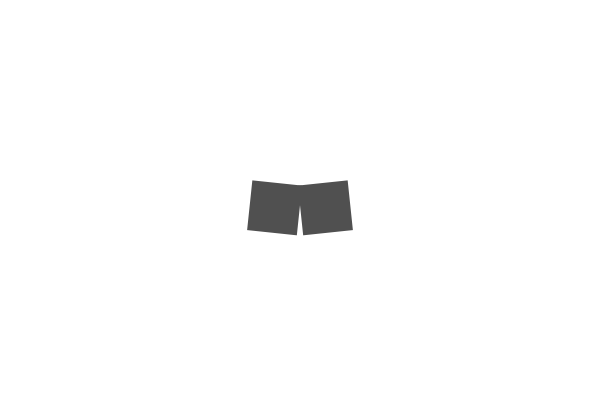
Frame 1 (no input)
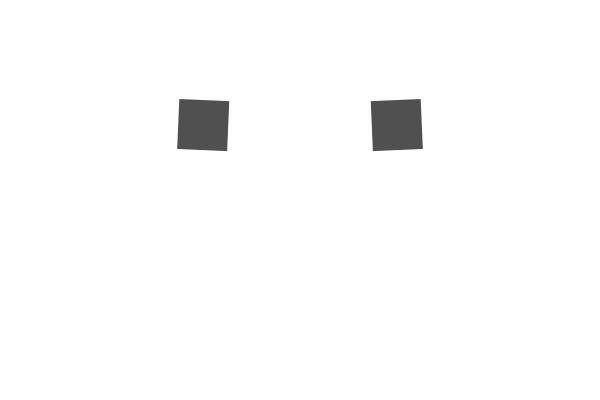
Frame 60 (the mouse pressed at the canvas centre just before this capture)
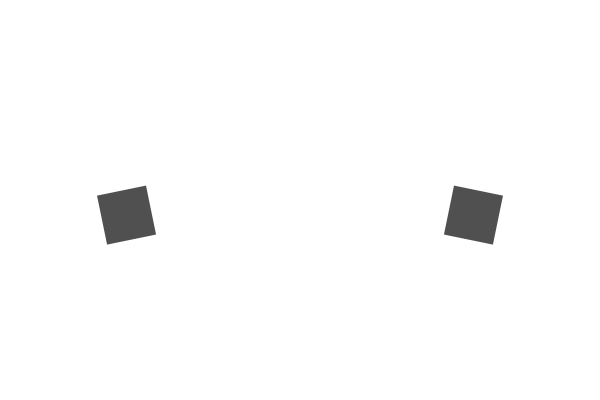
Frame 120 (the mouse held since frame 60 and released just before this capture)

The Processing sketch that drew these frames (run headless with seeded random() and noise(); from frame 60 on, the mouse is pressed at the canvas centre):

// Processing sketch: final5_incomplete
// ── final5_incomplete.pde
// this program rotates two rectangles around a translation point.
// instead of using translation and rotation to create the circular
// motion, use sin and cosine. 

// if you do this successfully, you'll find that the rectangles 
// move in a circle, but don't spin on their own axis anymore.
// at this point, add a translation to recreate the original motion 
// exactly. 

// the solution will therefore involve the use of sin/cos for the
// circular motion, and a translation/rotation for the rect's rotation,
// instead of the two translation and one rotation operation that is 
// currently in place for each rectangle. 

float amplitude = 75;
float theta = 0;
float increment = TWO_PI/300;
float cos;


void setup() {
  size(600, 400);
  rectMode(CENTER);
  noStroke();
}

void draw() {
  background(255);
  
  theta = (theta + increment) % TWO_PI;

  fill(80);

  pushMatrix();
  translate(width/3, height/2);
  rotate(sin(theta)*5);
  pushMatrix();
  translate(amplitude, 0);
  rect(0, 0, 50, 50);
  popMatrix();
  popMatrix();

  pushMatrix();
  translate(2* width/3, height/2);
  rotate(sin(-theta)*5);
  pushMatrix();
  translate(-amplitude, 0);
  rect(0, 0, 50, 50);
  popMatrix();
  popMatrix();
}
